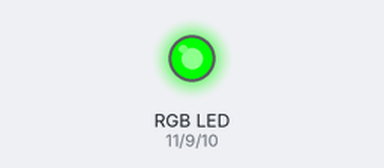
The sketch below on a simulated Arduino Uno, built with avr-gcc and run on an emulated ATmega328P. Parts: an RGB LED mixed from three pins (HIGH = lit). Random numbers use the default seed unless the sketch sets one.

Above: at 0.1 s.
At 8.0 s:
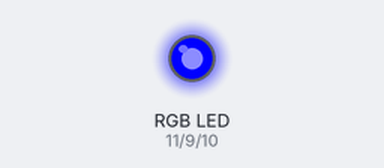
At 32.6 s:
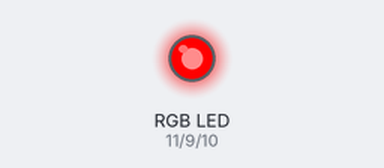
Timing chart, 0 to 37.9 s (numbered marks = the images above):
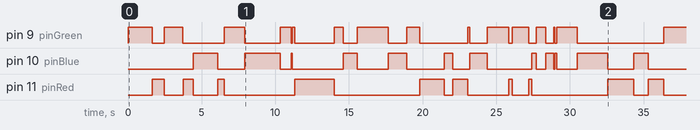

The sketch:

08-rgb-led.ino
```cpp
const int pinRed = 11;
const int pinBlue = 10;
const int pinGreen = 9;

void setup() {


  randomSeed(analogRead(A0)); // better randomness
}

void loop() {
  int color = random(3); // 0, 1, or 2

  // Turn all off first
  analogWrite(pinRed, 0);
  analogWrite(pinBlue, 0);
  analogWrite(pinGreen, 0);

  if (color == 0) {
    analogWrite(pinRed, 255);
  } else if (color == 1) {
    analogWrite(pinBlue, 255);
  } else {
    analogWrite(pinGreen, 255);
  }

  delay(random(1500));

}
```

Measured:
- by itself, pin 9 (pinGreen): LOW → HIGH at 0.00 s, → LOW 1.6 s later, → HIGH 0.83 s later, → LOW 1.3 s later, … (29 changes in this stretch)
- by itself, pin 10 (pinBlue): LOW → HIGH at 4.4 s, → LOW 1.7 s later, → HIGH 1.8 s later, → LOW 2.4 s later, … (24 changes in this stretch)
- by itself, pin 11 (pinRed): LOW → HIGH at 1.6 s, → LOW 0.83 s later, → HIGH 1.3 s later, → LOW 0.70 s later, … (20 changes in this stretch)
